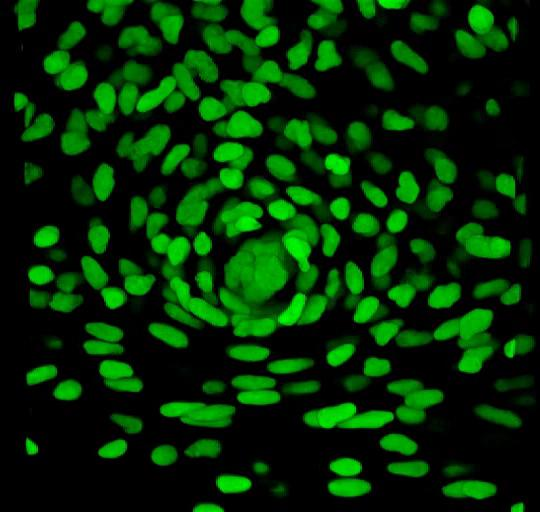
%> input picture automatic_cell_counting_for_images/cells.jpg, 540 x 512 px
$ octave --eval "result = countCells(imread('cells.jpg'));"   (GNU Octave 9; MATLAB toolbox functions it lacks are replaced by stand-ins)
%> lines starting %> are read from the running program, lines starting %| are printed output that depends on the picture; in (x1, y1, x2, y2) boxes, pixels count from 0 and x2, y2 are one past the last pixel; in counts of white or black regions, pixels touching at a corner belong together; the program's own positions count from 1
### automatic_cell_counting_for_images/nearestOdd.m
function odd = nearestOdd(number)
% NEARESTODD returns the nearest odd number

odd = 2.*round((number+1)/2)-1;

end

### automatic_cell_counting_for_images/countCells.m
function [ count ] = countCells( image, options )
%COUNTCELLS Counts number of cells in microscopy image
%   Image: a color image
%   Options: a struct
%      - plot [boolean]: plots and save the results
%      - plot_name [string]: the name of the plotted image
%   Author: Pedro Damian Kostelec (pedro.si)


%% Parameters

% Each cell must be larger than 1/100 of the width of the image
DEBUG_PLOT = 0;

%% Extract options
if nargin == 1
   options.plot = true;
   options.plotName = 'count_cells';
   options.darkCells = false;
   options.minCellArea = 100;
   options.openingKernelSize = 2;
   options.minCellSizeRatio = 4/100;
   options.clearBorders = true;
   options.fillHoles = true;
end
options.plotName = strcat(options.plotName, '.png');
%% Load dependencies
if DEBUG_PLOT || options.plot
    addpath('imoverlay/');
    addpath('export_fig/');
end

%% plot options
wp = 3;
hp = 3;
if DEBUG_PLOT
    figure(2); clf;
end

%% Step 0: Read image and convert to BW

I = rgb2gray(image);
if options.darkCells
   I = imcomplement(I);
end

[h, w] = size(I);
%> h = 512; w = 540
if DEBUG_PLOT
    subplot(wp,hp,1); imshow(image);
    subplot(wp,hp,2); imshow(I);
end
%% Step 0.5: Improve contrast (adaptive)
I = adapthisteq(I);


%% Step 0.6: Remove objects on the borders
if options.clearBorders
    I = imclearborder(I);
end


%% Step 1: Apply a 3x3 spatial adaptive filter
I = wiener2(I, [5 5]);
if DEBUG_PLOT
    subplot(wp,hp,3); imshow(I);
end


%% Step 1.5: Morphological ops and display a thresolded image
thr = graythresh(I);
%> thr = 0.325
thr = 0.6;
bw = im2bw(I, thr);  % this step removes faint cells
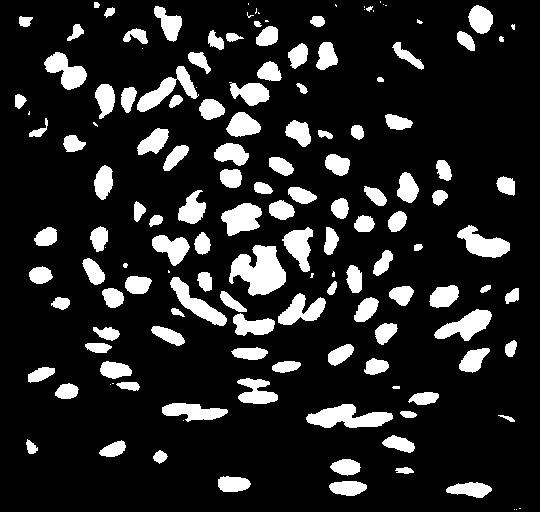
%> bw: size 512x540 logical; 15% white; 147 white regions (28 under 20 px), largest, box (x1, y1, x2, y2) and area: (229, 245, 286, 296) 1804, (306, 404, 393, 428) 1258, (137, 66, 199, 112) 957
if options.fillHoles
   bw = imfill(bw,'holes');
end
bw = imopen(bw, strel('disk', options.openingKernelSize));
%> bw: size 512x540 logical; 14.6% white; 118 white regions (3 under 20 px), largest, box (x1, y1, x2, y2) and area: (230, 245, 286, 296) 1773, (306, 404, 393, 428) 1248, (434, 309, 492, 341) 934
bw = bwareaopen(bw, options.minCellArea);

if DEBUG_PLOT
    bw_perim = bwperim(bw);
    overlay1 = imoverlay(I, bw_perim, [1 .3 .3]);
    subplot(wp,hp,4); imshow(overlay1)
    subplot(wp,hp,4); imshow(bw)
end


%% Step 2: Find local minimums
H = nearestOdd(w * options.minCellSizeRatio);
%> H = 21
maxs = imextendedmax(I, H);
%> maxs: size 512x540 logical; 9.4% white; 196 white regions (24 under 20 px), largest, box (x1, y1, x2, y2) and area: (461, 310, 489, 336) 424, (399, 173, 418, 202) 349, (320, 405, 354, 426) 338
if DEBUG_PLOT
    subplot(wp,hp,5); imshow(maxs);
end
maxs = imclose(maxs, strel('disk',3));
%> maxs: size 512x540 logical; 9.5% white; 190 white regions (17 under 20 px), largest, box (x1, y1, x2, y2) and area: (461, 310, 489, 336) 426, (179, 202, 206, 224) 383, (399, 173, 418, 202) 352
maxs = imfill(maxs, 'holes');
maxs = bwareaopen(maxs, 2);

if DEBUG_PLOT
    overlay2 = imoverlay(I, bw_perim | maxs, [1 .3 .3]);
    subplot(wp,hp,6); imshow(overlay2)
end


%% Step 3: Progressive Flooding
% www.ncc.org.in/download.php?f=NCC2003/C-7.pdf
% http://www.mathworks.co.uk/help/images/ref/watershed.html

Jc = imcomplement(I);
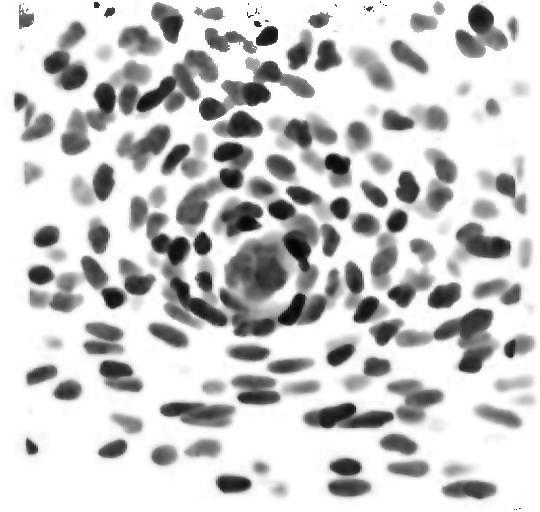
%> Jc: size 512x540 uint8; min 4, max 255, mean 202.5
% Next: modify the image so that the background
% pixels and the extended maxima pixels are forced to
% be the only local minima in the image.
I_mod = imimposemin(Jc, ~bw | maxs);

L = watershed(I_mod);
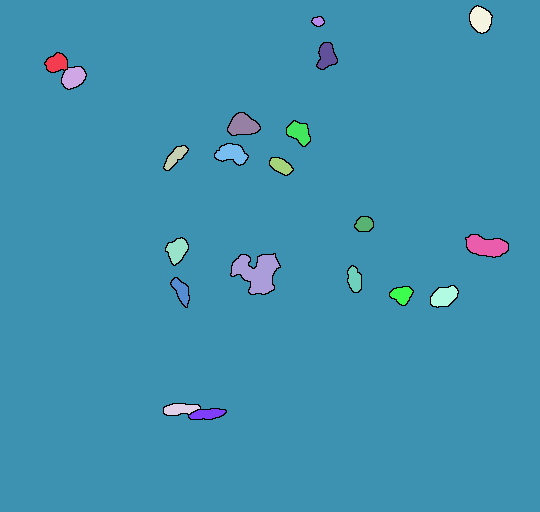
%> L: size 512x540 uint8; 22 distinct labels, from 0 to 21; one colour per label, 0 black
labeledImage = label2rgb(L);
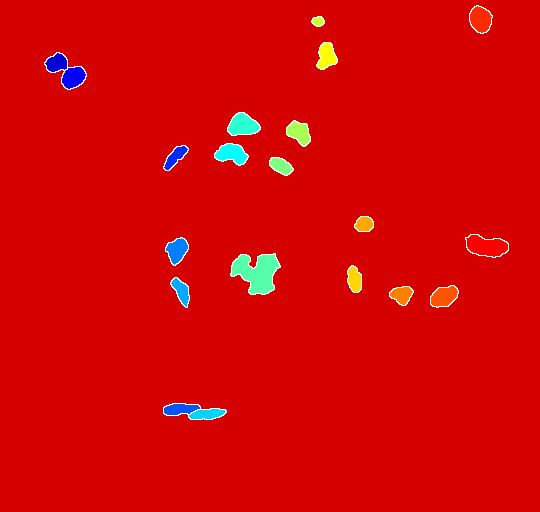
%> labeledImage: size 512x540x3 uint8; mean R, G, B 210.8, 5.9, 5.4
if DEBUG_PLOT
    subplot(wp, hp, 7); imshow(labeledImage);
end

% Step 4: Labeling count
[L, count] = bwlabel(L);
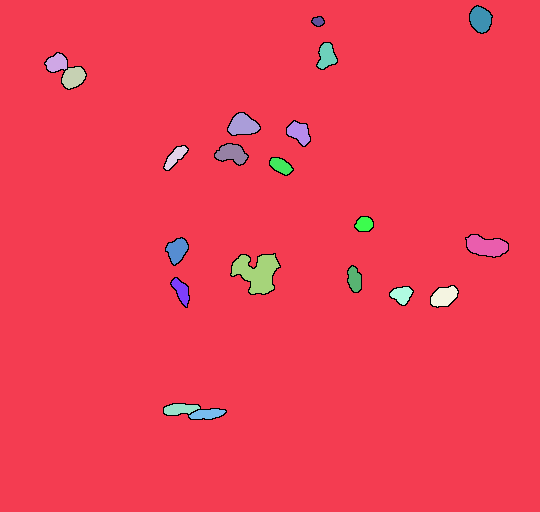
%> L: size 512x540 double; 22 distinct labels, from 0 to 21; one colour per label, 0 black
%> count = 21
fprintf('Found %d cell\n', count);
%| Found 21 cell

% Overlay original and labels
if DEBUG_PLOT || options.plot
    mask = im2bw(L, 1);
%> mask: size 512x540 logical; 2.6% white; 20 white regions, largest, box (x1, y1, x2, y2) and area: (231, 254, 280, 294) 1146, (466, 235, 508, 257) 626, (228, 113, 260, 135) 470
    subplot(wp, hp, 8); imshow(mask)
    overlay3 = imoverlay(I, mask, [1 .3 .3]);
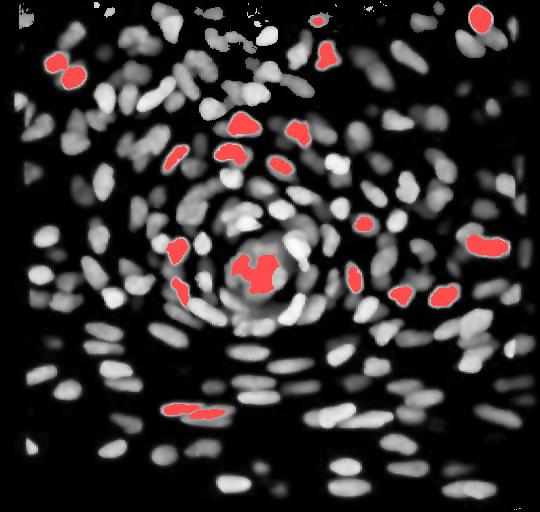
%> overlay3: size 512x540x3 uint8; mean R, G, B 54, 49.4, 49.4
end

if DEBUG_PLOT
   subplot(wp, hp, 9); imshow(overlay3)
end

if options.plot
    f = figure(1);
    subplot(1,2,1)
    imshow(image);
    subplot(1,2,2);
    imshow(overlay3);

    t = strcat('Number of objects detected: ', int2str(count));
%> t = 'Number of objects detected:21'
    text(w/2, 24, t, 'Color', 'w', 'HorizontalAlignment','center', 'BackgroundColor', 'k');
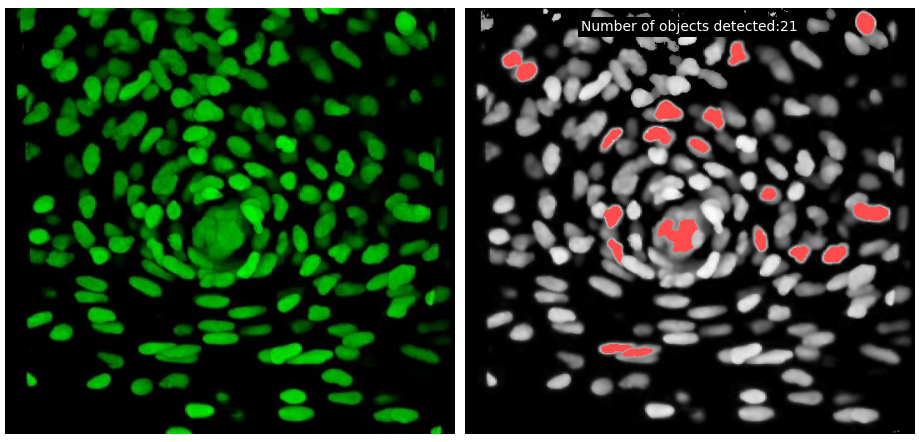
%> figure redrawn from the program's plot data, 2 panels
%> `result = countCells(imread('cells.jpg'));`: result = 21
    export_fig(options.plotName, '-transparent');
end

end
